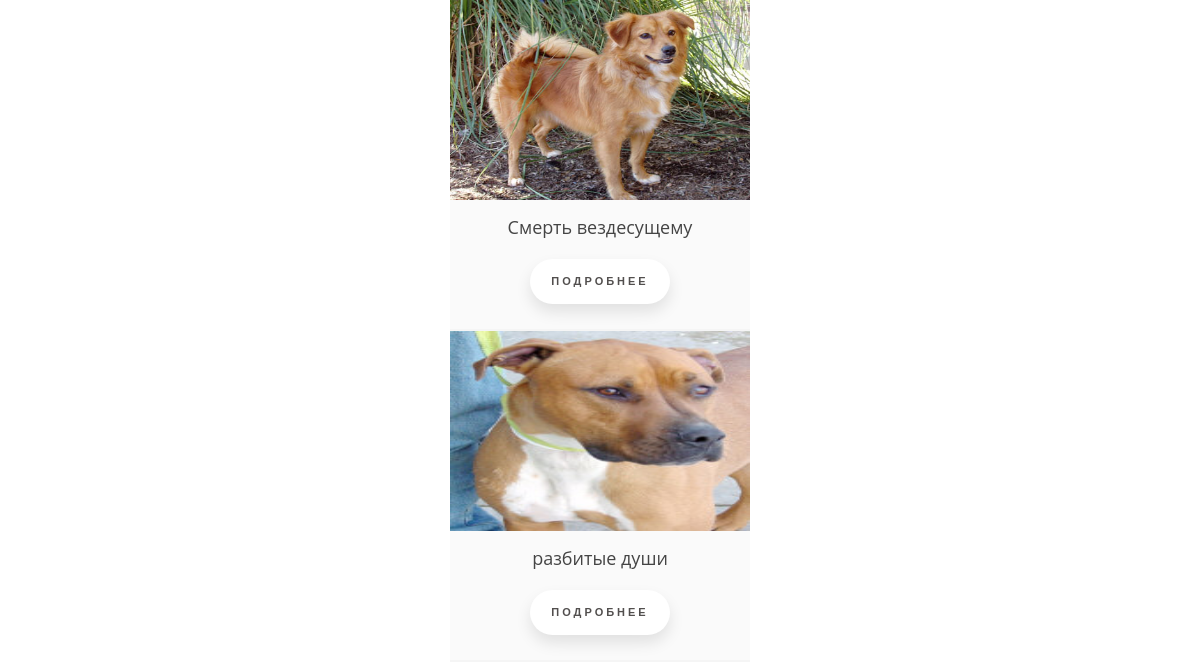
The app's page / (lower part), older data.
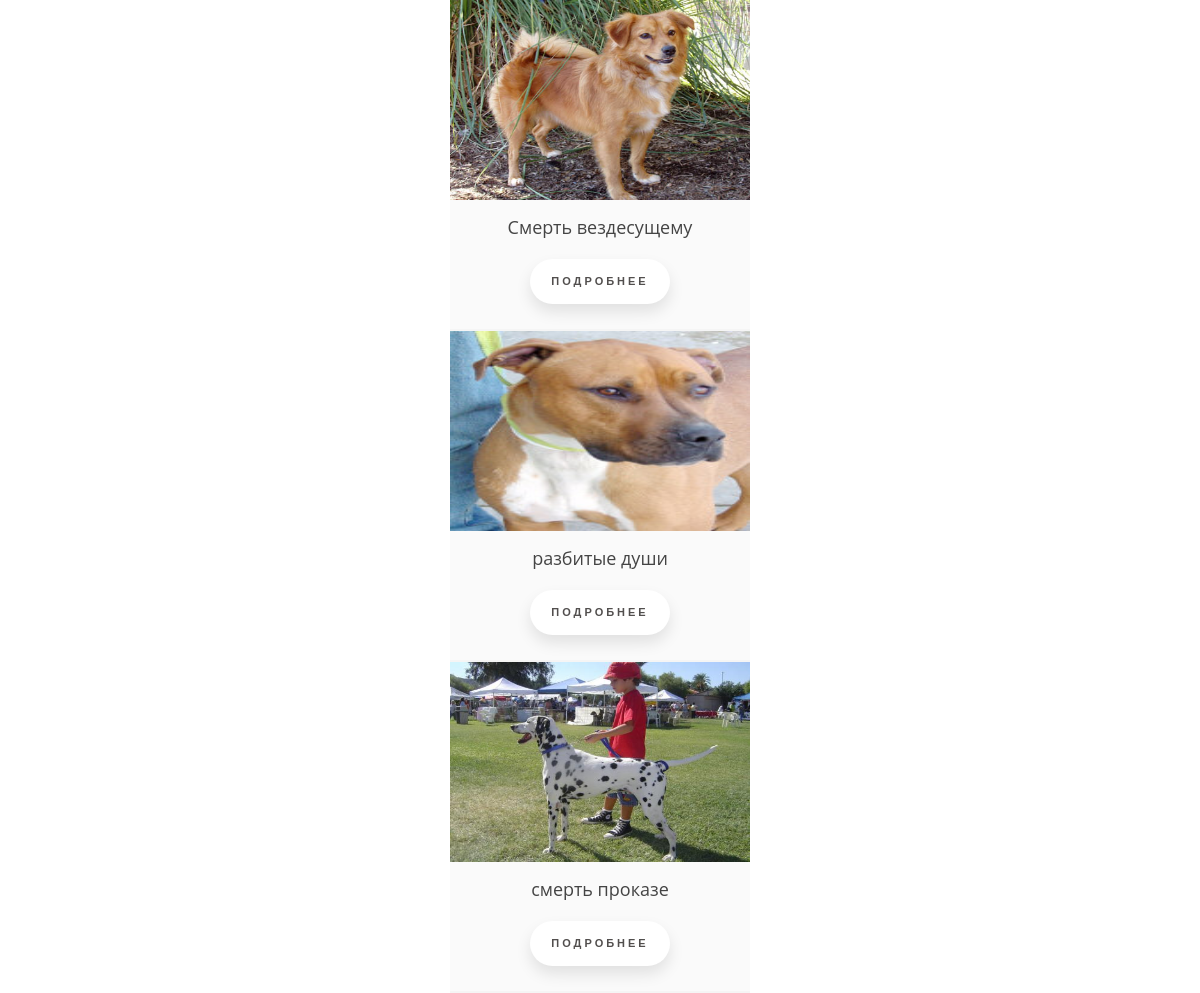
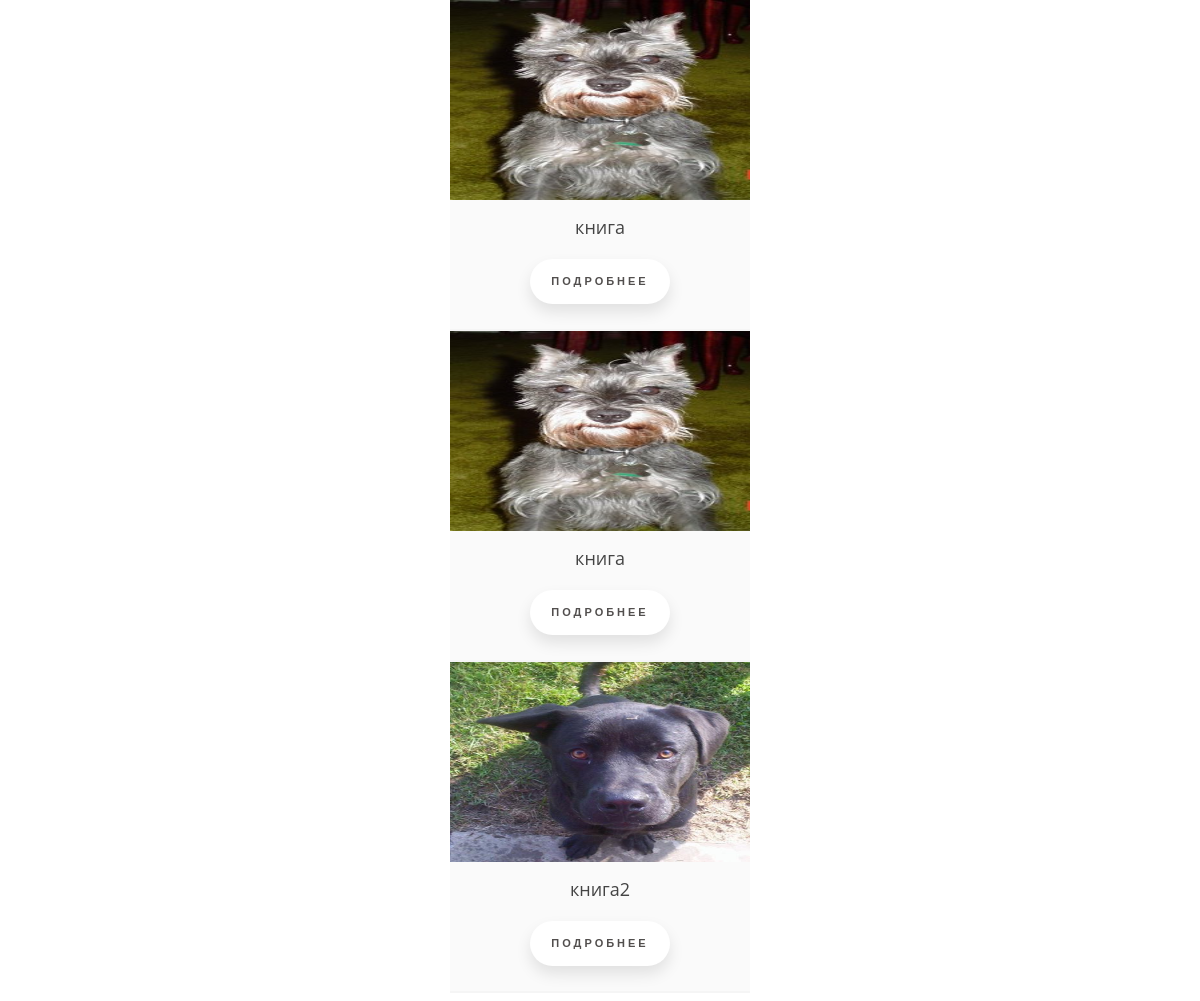
The same page, newer data (2 pictures, top to bottom).
### book/models.py (models this page shows, shortened)
class Book(models.Model):
    title = models.CharField(max_length=100)
    image = models.ImageField(upload_to='')
    description = models.TextField()
    created_date = models.DateTimeField(auto_now_add=True)
    updated_date = models.DateTimeField(auto_now_add=True)

### book/views.py (the view)
# urls.py: path('', views.BookView.as_view(), name='book'),
class BookView(generic.ListView):
    template_name = 'book.html'
    queryset = models.Book.objects.all()

### templates/book.html (shortened to what this page needs)
<!DOCTYPE html>
{% load static %}
<html lang="en">
<head>
    <link rel="stylesheet" href="{% static 'css/style.css' %}">
</head>
<body>
    {% for i in object_list %}
        <div class="product-item">
    <img src="{{i.image.url}}" alt="" width="200" height="200">
    <div class="product-list">
      <h3>{{i.title}}</h3>
        <a href="/book_detail/{{i.id}}/" class="floating-button">Подробнее</a>
    </div>
  </div>
    {% endfor %}
</body>
</html>

### static/css/style.css (style rules this page uses)
* { box-sizing: border-box; }
.product-item { width: 300px; text-align: center; margin: 0 auto; border-bottom: 2px solid #F5F5F5; background: white; font-family: "Open Sans"; transition: .3s ease-in; }
.product-item img { display: block; width: 100%; }
.product-list { background: #fafafa; padding: 15px 0; }
.product-list h3 { font-size: 18px; font-weight: 400; color: #444444; margin: 0 0 10px 0; }
body { background: url(https://html5book.ru/wp-content/uploads/2015/07/background39.png); }
.floating-button { text-decoration: none; display: inline-block; width: 140px; height: 45px; line-height: 45px; border-radius: 45px; margin: 10px 20px; font-family: 'Montserrat', sans-serif; font-size: 11px; text-transform: uppercase; text-align: center; letter-spacing: 3px; font-weight: 600; color: #524f4e; background: white; box-shadow: 0 8px 15px rgba(0, 0, 0, .1); transition: .3s; }

Row changes from the older to the newer data that the page shows:
added Book: image (picture), title "смерть проказе"
added Book: image (picture), title "книга"
added Book: image (picture), title "книга"
added Book: image (picture), title "книга2"
